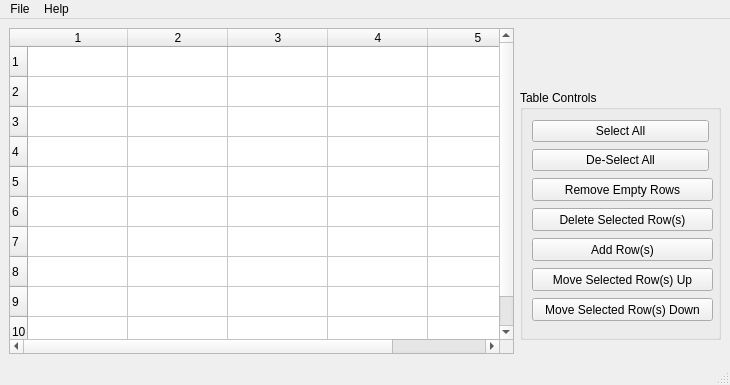
<?xml version="1.0" encoding="UTF-8"?>
<ui version="4.0">
 <class>MainWindow</class>
 <widget class="QMainWindow" name="MainWindow">
  <property name="geometry">
   <rect>
    <x>0</x>
    <y>0</y>
    <width>730</width>
    <height>385</height>
   </rect>
  </property>
  <property name="sizePolicy">
   <sizepolicy hsizetype="MinimumExpanding" vsizetype="MinimumExpanding">
    <horstretch>0</horstretch>
    <verstretch>0</verstretch>
   </sizepolicy>
  </property>
  <property name="minimumSize">
   <size>
    <width>730</width>
    <height>300</height>
   </size>
  </property>
  <property name="windowTitle">
   <string>PyQt Table Example</string>
  </property>
  <widget class="QWidget" name="centralwidget">
   <layout class="QGridLayout" name="gridLayout">
    <item row="0" column="0">
     <layout class="QHBoxLayout" name="horizontalLayout">
      <item>
       <widget class="QTableWidget" name="tableWidgetTable1">
        <property name="minimumSize">
         <size>
          <width>451</width>
          <height>221</height>
         </size>
        </property>
        <property name="rowCount">
         <number>10</number>
        </property>
        <property name="columnCount">
         <number>5</number>
        </property>
        <row/>
        <row/>
        <row/>
        <row/>
        <row/>
        <row/>
        <row/>
        <row/>
        <row/>
        <row/>
        <column/>
        <column/>
        <column/>
        <column/>
        <column/>
       </widget>
      </item>
      <item>
       <widget class="QGroupBox" name="groupBox">
        <property name="sizePolicy">
         <sizepolicy hsizetype="MinimumExpanding" vsizetype="MinimumExpanding">
          <horstretch>0</horstretch>
          <verstretch>0</verstretch>
         </sizepolicy>
        </property>
        <property name="minimumSize">
         <size>
          <width>201</width>
          <height>250</height>
         </size>
        </property>
        <property name="maximumSize">
         <size>
          <width>201</width>
          <height>201</height>
         </size>
        </property>
        <property name="title">
         <string>Table Controls</string>
        </property>
        <layout class="QVBoxLayout" name="verticalLayout">
         <item>
          <widget class="QPushButton" name="pushButtonSelectAll">
           <property name="text">
            <string>Select All</string>
           </property>
          </widget>
         </item>
         <item>
          <widget class="QPushButton" name="pushButtonDeSelectAll">
           <property name="text">
            <string>De-Select All</string>
           </property>
          </widget>
         </item>
         <item>
          <widget class="QPushButton" name="pushButtonRemoveEmptyRows">
           <property name="minimumSize">
            <size>
             <width>181</width>
             <height>23</height>
            </size>
           </property>
           <property name="text">
            <string>Remove Empty Rows</string>
           </property>
          </widget>
         </item>
         <item>
          <widget class="QPushButton" name="pushButtonDeleteSelectedRows">
           <property name="minimumSize">
            <size>
             <width>181</width>
             <height>23</height>
            </size>
           </property>
           <property name="text">
            <string>Delete Selected Row(s)</string>
           </property>
          </widget>
         </item>
         <item>
          <widget class="QPushButton" name="pushButtonAddRows">
           <property name="minimumSize">
            <size>
             <width>181</width>
             <height>23</height>
            </size>
           </property>
           <property name="text">
            <string>Add Row(s)</string>
           </property>
          </widget>
         </item>
         <item>
          <widget class="QPushButton" name="pushButtonMoveRowsUp">
           <property name="minimumSize">
            <size>
             <width>181</width>
             <height>23</height>
            </size>
           </property>
           <property name="text">
            <string>Move Selected Row(s) Up</string>
           </property>
          </widget>
         </item>
         <item>
          <widget class="QPushButton" name="pushButtonMoveRowsDown">
           <property name="minimumSize">
            <size>
             <width>181</width>
             <height>23</height>
            </size>
           </property>
           <property name="text">
            <string>Move Selected Row(s) Down</string>
           </property>
          </widget>
         </item>
        </layout>
       </widget>
      </item>
     </layout>
    </item>
   </layout>
  </widget>
  <widget class="QMenuBar" name="menubar">
   <property name="geometry">
    <rect>
     <x>0</x>
     <y>0</y>
     <width>730</width>
     <height>21</height>
    </rect>
   </property>
   <widget class="QMenu" name="menuFile">
    <property name="title">
     <string>File</string>
    </property>
    <addaction name="actionExit"/>
   </widget>
   <widget class="QMenu" name="menuHelp">
    <property name="title">
     <string>Help</string>
    </property>
    <addaction name="actionAbout"/>
   </widget>
   <addaction name="menuFile"/>
   <addaction name="menuHelp"/>
  </widget>
  <widget class="QStatusBar" name="statusbar"/>
  <action name="actionExit">
   <property name="text">
    <string>Exit</string>
   </property>
  </action>
  <action name="actionAbout">
   <property name="text">
    <string>About</string>
   </property>
  </action>
 </widget>
 <resources/>
 <connections>
  <connection>
   <sender>tableWidgetTable1</sender>
   <signal>clicked(QModelIndex)</signal>
   <receiver>tableWidgetTable1</receiver>
   <slot>update()</slot>
   <hints>
    <hint type="sourcelabel">
     <x>261</x>
     <y>192</y>
    </hint>
    <hint type="destinationlabel">
     <x>261</x>
     <y>192</y>
    </hint>
   </hints>
  </connection>
 </connections>
</ui>
